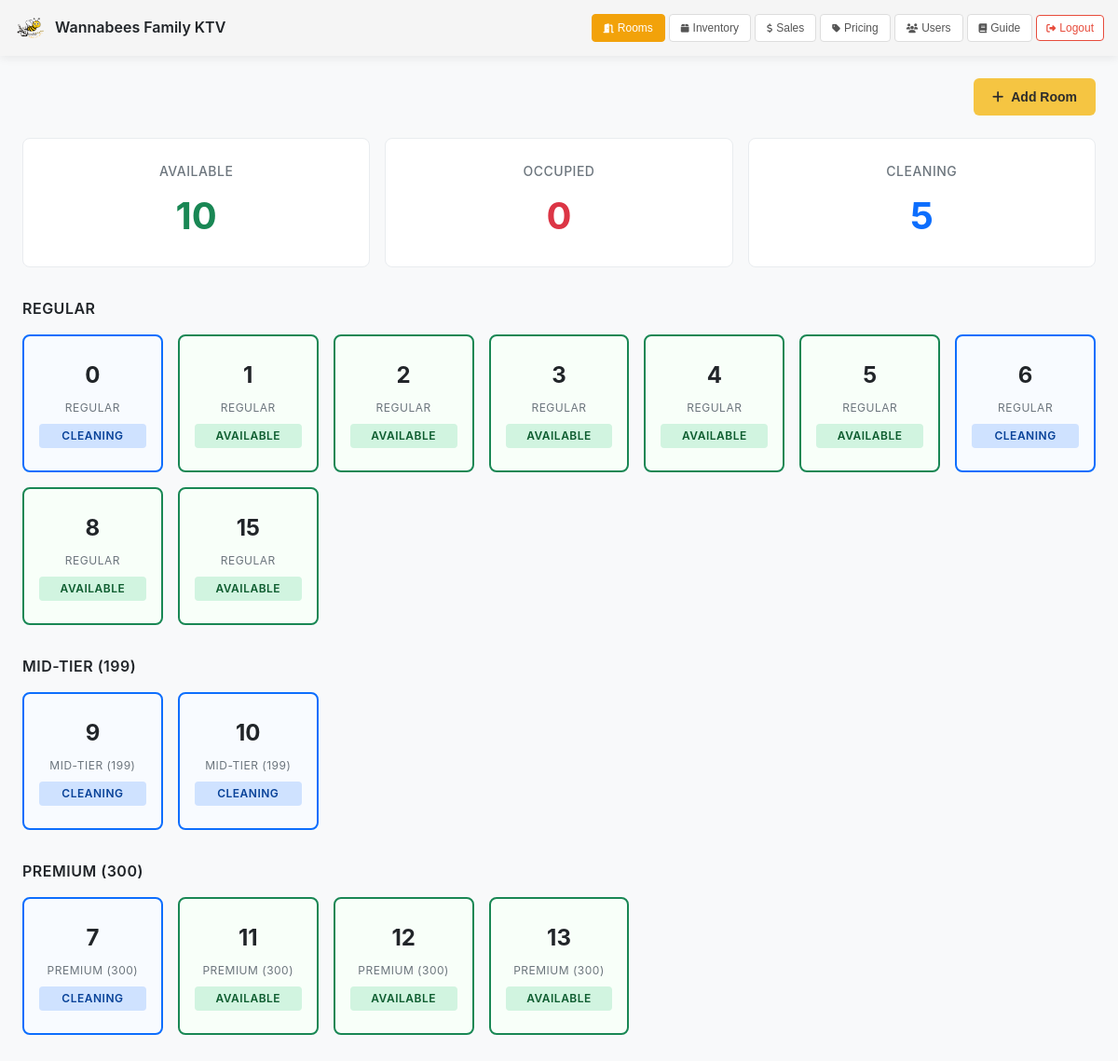
Screenshot of /owner/dashboard.php (signed in) with the database file from the repository.
### tables this page shows
CREATE TABLE `rooms` (
  `room_id` int(11) NOT NULL,
  `room_number` int(11) NOT NULL,
  `room_type_id` int(11) NOT NULL,
  `status` enum('AVAILABLE','OCCUPIED','CLEANING') DEFAULT 'AVAILABLE'
);

CREATE TABLE `room_types` (
  `room_type_id` int(11) NOT NULL,
  `type_name` varchar(50) NOT NULL,
  `price_per_hour` decimal(10,2) NOT NULL,
  `price_per_30min` decimal(10,2) NOT NULL
);

### owner/dashboard.php (the view, shortened to what this page needs)
<?php
require_once __DIR__ . '/../db.php';
$sql = "
SELECT
  r.room_id,
  r.room_number,
  r.status,
  rt.room_type_id,
  rt.type_name,
  rt.price_per_hour,
  rt.price_per_30min,
  rent.rental_id,
  rent.started_at,
  rent.total_minutes
FROM rooms r
JOIN room_types rt ON r.room_type_id = rt.room_type_id
LEFT JOIN rentals rent ON rent.room_id = r.room_id AND rent.ended_at IS NULL
ORDER BY rt.price_per_hour ASC, r.room_number ASC
";
$result = $mysqli->query($sql);
$rooms = [];
if ($result) {
    while ($row = $result->fetch_assoc()) $rooms[] = $row;
}
$cnt = $mysqli->query("SELECT SUM(status='AVAILABLE') AS available, SUM(status='OCCUPIED') AS occupied, SUM(status='CLEANING') AS cleaning FROM rooms")->fetch_assoc();
$available = intval($cnt['available']);
$occupied = intval($cnt['occupied']);
$cleaning = intval($cnt['cleaning']);
$byType = [];
foreach ($rooms as $r) {
  $byType[$r['type_name']][] = $r;
}
?>
<!doctype html>
<html lang="en">
<head>
  <link rel="stylesheet" href="https://cdnjs.cloudflare.com/ajax/libs/font-awesome/6.4.0/css/all.min.css">
</head>
<body>
  <header>
    <div class="header-left">
      <img src="../assets/images/KTVL.png" alt="Logo" onerror="this.style.display='none'">
      <div>
        <div class="header-title">Wannabees Family KTV</div>
      </div>
    </div>
    <div class="header-nav" id="headerNav">
      <button class="btn btn-primary" onclick="location.href='dashboard.php'"><i class="fas fa-door-open"></i> <span>Rooms</span></button>
      <button class="btn" onclick="location.href='inventory.php'"><i class="fas fa-box"></i> <span>Inventory</span></button>
      <button class="btn" onclick="location.href='sales_report.php'"><i class="fas fa-dollar-sign"></i> <span>Sales</span></button>
      <button class="btn" onclick="location.href='pricing.php'"><i class="fas fa-tag"></i> <span>Pricing</span></button>
      <button class="btn" onclick="location.href='users.php'"><i class="fas fa-users"></i> <span>Users</span></button>
      <button class="btn" onclick="location.href='guide.php'"><i class="fas fa-book"></i> <span>Guide</span></button>
      <form action="../auth/logout.php" method="post" class="logout-form">
        <button type="button" class="btn btn-danger" onclick="logoutNow(this)"><i class="fas fa-sign-out-alt"></i> <span>Logout</span></button>
      </form>
    </div>
  </header>
  <main>
    <div class="page-actions">
      <button class="btn-add" onclick="openRoomModal()"><i class="fas fa-plus"></i> Add Room</button>
    </div>
    <div class="summary-grid">
      <div class="summary-card available"><div class="summary-label">Available</div><div class="summary-value"><?= $available ?></div></div>
      <div class="summary-card occupied"><div class="summary-label">Occupied</div><div class="summary-value"><?= $occupied ?></div></div>
      <div class="summary-card cleaning"><div class="summary-label">Cleaning</div><div class="summary-value"><?= $cleaning ?></div></div>
    </div>
    <?php foreach ($byType as $typeName => $typeRooms): ?>
      <div class="room-section">
        <div class="section-title"><?= htmlspecialchars($typeName) ?></div>
        <div class="rooms-grid">
          <?php foreach ($typeRooms as $room): ?>
            <div class="room-card <?= strtolower($room['status']) ?>" onclick="handleRoomClick(this)" data-room='<?= json_encode($room, JSON_HEX_APOS | JSON_HEX_QUOT) ?>'>
              <div class="room-number"><?= htmlspecialchars($room['room_number']) ?></div>
              <div class="room-type"><?= htmlspecialchars($room['type_name']) ?></div>
              <div class="room-status-text"><?= htmlspecialchars($room['status']) ?></div>
            </div>
          <?php endforeach; ?>
        </div>
      </div>
    <?php endforeach; ?>
  </main>
</body>
</html>

### owner/dashboard.php (style rules this page uses)
* { margin: 0; padding: 0; box-sizing: border-box; }
body { font-family: -apple-system, BlinkMacSystemFont, 'Segoe UI', Roboto, sans-serif; background: #f8f9fa; color: #212529; line-height: 1.5; }
header { background: #f5f5f5; padding: 10px 15px; display: flex; align-items: center; justify-content: space-between; box-shadow: 0 2px 10px rgba(0,0,0,0.08); position: sticky; top: 0; z-index: 100; min-height: 60px; }
.header-left { display: flex; align-items: center; gap: 8px; flex-shrink: 0; }
.header-left img { width: 36px; height: 36px; object-fit: contain; display: block; margin-right: .1px; border-radius: 6px; }
.header-title { font-size: 16px; font-weight: 600; line-height: 1.2; }
.header-nav { display: flex; gap: 4px; flex-wrap: wrap; align-items: center; }
.btn { padding: 7px 12px; border: 1px solid #ddd; border-radius: 4px; cursor: pointer; font-size: 12px; font-weight: 500; transition: all 0.2s ease; background: white; color: #555; white-space: nowrap; display: inline-flex; align-items: center; gap: 4px; }
.btn i { font-size: 10px; }
.btn-primary { background: #f2a20a; color: white; border-color: #f2a20a; }
.btn-danger { background: white; color: #e74c3c; border-color: #e74c3c; }
.logout-form { display: inline-block; }
.logout-form .btn { padding: 6px 10px; font-size: 12px; }
main { padding: 1.5rem; max-width: 1400px; margin: 0 auto; }
.page-actions { display: flex; justify-content: flex-end; margin-bottom: 1.5rem; }
.btn-add { padding: 0.75rem 1.25rem; background: #f5c542; color: #2c2c2c; border: none; border-radius: 6px; cursor: pointer; font-size: 0.875rem; font-weight: 600; transition: all 0.2s; display: inline-flex; align-items: center; gap: 0.5rem; text-decoration: none; }
.summary-grid { display: grid; grid-template-columns: repeat(auto-fit, minmax(200px, 1fr)); gap: 1rem; margin-bottom: 2rem; }
.summary-card { background: #ffffff; padding: 1.5rem; border-radius: 8px; border: 1px solid #e9ecef; display: flex; flex-direction: column; align-items: center; gap: 0.5rem; }
.summary-label { font-size: 0.875rem; font-weight: 500; color: #6c757d; text-transform: uppercase; letter-spacing: 0.5px; }
.summary-value { font-size: 2.5rem; font-weight: 700; color: #212529; }
.summary-card.available .summary-value { color: #198754; }
.summary-card.occupied .summary-value { color: #dc3545; }
.summary-card.cleaning .summary-value { color: #0d6efd; }
.room-section { margin-bottom: 2rem; }
.section-title { font-size: 1rem; font-weight: 600; margin-bottom: 1rem; color: #212529; text-transform: uppercase; letter-spacing: 0.5px; }
.rooms-grid { display: grid; grid-template-columns: repeat(auto-fill, minmax(140px, 1fr)); gap: 1rem; }
.room-card { background: #ffffff; padding: 1.5rem 1rem; border-radius: 8px; border: 2px solid #e9ecef; cursor: pointer; transition: all 0.2s; text-align: center; display: flex; flex-direction: column; gap: 0.5rem; }
.room-card.available { border-color: #198754; background: #f8fff9; }
.room-card.cleaning { border-color: #0d6efd; background: #f8fbff; }
.room-number { font-size: 1.5rem; font-weight: 700; color: #212529; }
.room-type { font-size: 0.75rem; color: #6c757d; text-transform: uppercase; letter-spacing: 0.5px; }
.room-status-text { font-size: 0.75rem; font-weight: 600; padding: 0.25rem 0.5rem; border-radius: 4px; text-transform: uppercase; letter-spacing: 0.5px; }
.room-card.available .room-status-text { background: #d1f4e0; color: #0d5c2f; }
.room-card.cleaning .room-status-text { background: #cfe2ff; color: #084298; }

### rows the page displays
rooms: room_number "0", room_type.type_name "REGULAR", status "CLEANING"
rooms: room_number "1", room_type.type_name "REGULAR", status "AVAILABLE"
rooms: room_number "2", room_type.type_name "REGULAR", status "AVAILABLE"
rooms: room_number "3", room_type.type_name "REGULAR", status "AVAILABLE"
rooms: room_number "4", room_type.type_name "REGULAR", status "AVAILABLE"
rooms: room_number "5", room_type.type_name "REGULAR", status "AVAILABLE"
rooms: room_number "6", room_type.type_name "REGULAR", status "CLEANING"
rooms: room_number "8", room_type.type_name "REGULAR", status "AVAILABLE"
rooms: room_number "15", room_type.type_name "REGULAR", status "AVAILABLE"
rooms: room_number "9", room_type.type_name "MID-TIER (199)", status "CLEANING"
rooms: room_number "10", room_type.type_name "MID-TIER (199)", status "CLEANING"
rooms: room_number "7", room_type.type_name "PREMIUM (300)", status "CLEANING"
rooms: room_number "11", room_type.type_name "PREMIUM (300)", status "AVAILABLE"
rooms: room_number "12", room_type.type_name "PREMIUM (300)", status "AVAILABLE"
rooms: room_number "13", room_type.type_name "PREMIUM (300)", status "AVAILABLE"

### other values shown
$available "10"
$occupied "0"
$cleaning "5"
$typeName "REGULAR"
$typeName "MID-TIER (199)"
$typeName "PREMIUM (300)"
